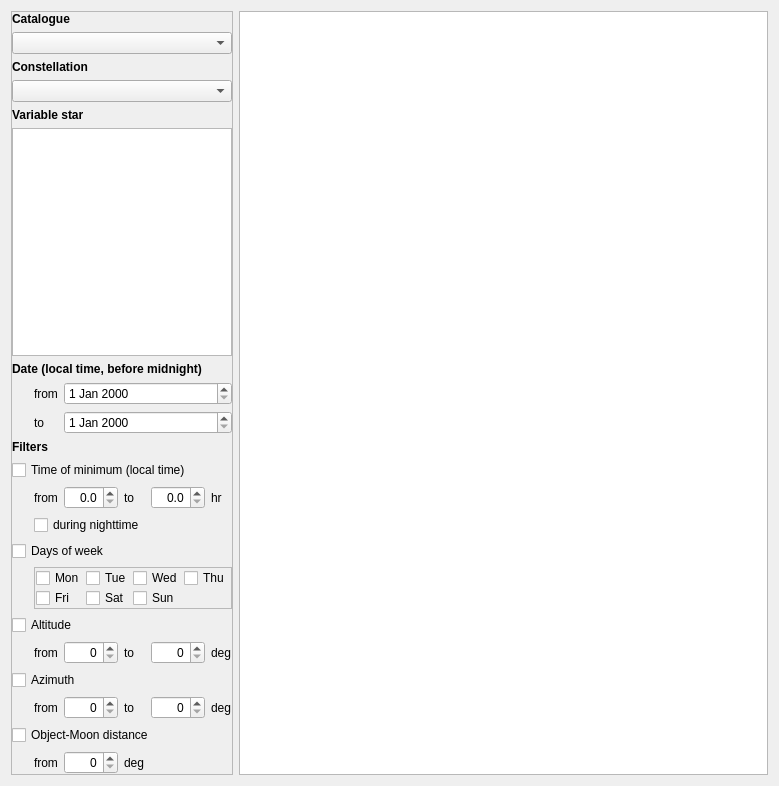
<?xml version="1.0" encoding="UTF-8"?>
<ui version="4.0">
 <class>CStarEphemerisTab</class>
 <widget class="QWidget" name="CStarEphemerisTab">
  <property name="geometry">
   <rect>
    <x>0</x>
    <y>0</y>
    <width>779</width>
    <height>786</height>
   </rect>
  </property>
  <property name="windowTitle">
   <string>Form</string>
  </property>
  <layout class="QHBoxLayout" name="horizontalLayout">
   <item>
    <widget class="QFrame" name="toolBox">
     <property name="maximumSize">
      <size>
       <width>222</width>
       <height>16777215</height>
      </size>
     </property>
     <property name="frameShape">
      <enum>QFrame::StyledPanel</enum>
     </property>
     <property name="frameShadow">
      <enum>QFrame::Raised</enum>
     </property>
     <layout class="QVBoxLayout" name="verticalLayout_2">
      <property name="leftMargin">
       <number>0</number>
      </property>
      <property name="topMargin">
       <number>0</number>
      </property>
      <property name="rightMargin">
       <number>0</number>
      </property>
      <property name="bottomMargin">
       <number>0</number>
      </property>
      <item>
       <widget class="QLabel" name="catalogLabel">
        <property name="font">
         <font>
          <bold>true</bold>
         </font>
        </property>
        <property name="text">
         <string>Catalogue</string>
        </property>
       </widget>
      </item>
      <item>
       <widget class="QComboBox" name="catalogCombo"/>
      </item>
      <item>
       <widget class="QLabel" name="consLabel">
        <property name="font">
         <font>
          <bold>true</bold>
         </font>
        </property>
        <property name="text">
         <string>Constellation</string>
        </property>
       </widget>
      </item>
      <item>
       <widget class="QComboBox" name="consCombo"/>
      </item>
      <item>
       <widget class="QLabel" name="varsLabel">
        <property name="font">
         <font>
          <bold>true</bold>
         </font>
        </property>
        <property name="text">
         <string>Variable star</string>
        </property>
       </widget>
      </item>
      <item>
       <widget class="QListWidget" name="varsList"/>
      </item>
      <item>
       <widget class="QLabel" name="dateLabel">
        <property name="font">
         <font>
          <bold>true</bold>
         </font>
        </property>
        <property name="text">
         <string>Date (local time, before midnight)</string>
        </property>
       </widget>
      </item>
      <item>
       <layout class="QGridLayout" name="gridLayout_2">
        <item row="1" column="1">
         <widget class="QLabel" name="dateToLabel">
          <property name="sizePolicy">
           <sizepolicy hsizetype="Fixed" vsizetype="Preferred">
            <horstretch>0</horstretch>
            <verstretch>0</verstretch>
           </sizepolicy>
          </property>
          <property name="text">
           <string>to</string>
          </property>
         </widget>
        </item>
        <item row="0" column="1">
         <widget class="QLabel" name="dateFromLabel">
          <property name="sizePolicy">
           <sizepolicy hsizetype="Fixed" vsizetype="Preferred">
            <horstretch>0</horstretch>
            <verstretch>0</verstretch>
           </sizepolicy>
          </property>
          <property name="text">
           <string>from</string>
          </property>
         </widget>
        </item>
        <item row="1" column="2">
         <widget class="QDateEdit" name="dateToEdit"/>
        </item>
        <item row="0" column="2">
         <widget class="QDateEdit" name="dateFromEdit"/>
        </item>
        <item row="0" column="0">
         <widget class="QLabel" name="spacerLabel">
          <property name="minimumSize">
           <size>
            <width>16</width>
            <height>0</height>
           </size>
          </property>
          <property name="maximumSize">
           <size>
            <width>16</width>
            <height>16777215</height>
           </size>
          </property>
          <property name="text">
           <string/>
          </property>
         </widget>
        </item>
       </layout>
      </item>
      <item>
       <widget class="QLabel" name="filtersLabel">
        <property name="font">
         <font>
          <bold>true</bold>
         </font>
        </property>
        <property name="text">
         <string>Filters</string>
        </property>
       </widget>
      </item>
      <item>
       <layout class="QGridLayout" name="gridLayout">
        <item row="5" column="0" colspan="6">
         <widget class="QCheckBox" name="altCheck">
          <property name="text">
           <string>Altitude</string>
          </property>
         </widget>
        </item>
        <item row="1" column="5">
         <widget class="QLabel" name="timeUnitLabel">
          <property name="text">
           <string>hr</string>
          </property>
         </widget>
        </item>
        <item row="6" column="4">
         <widget class="QSpinBox" name="altToEdit">
          <property name="alignment">
           <set>Qt::AlignRight|Qt::AlignTrailing|Qt::AlignVCenter</set>
          </property>
          <property name="maximum">
           <number>90</number>
          </property>
         </widget>
        </item>
        <item row="0" column="0" colspan="6">
         <widget class="QCheckBox" name="timeCheck">
          <property name="text">
           <string>Time of minimum (local time)</string>
          </property>
         </widget>
        </item>
        <item row="3" column="0" colspan="6">
         <widget class="QCheckBox" name="dowCheck">
          <property name="text">
           <string>Days of week</string>
          </property>
         </widget>
        </item>
        <item row="1" column="3">
         <widget class="QLabel" name="timeToLabel">
          <property name="text">
           <string>to</string>
          </property>
         </widget>
        </item>
        <item row="4" column="1" colspan="5">
         <widget class="QFrame" name="frame">
          <property name="frameShape">
           <enum>QFrame::StyledPanel</enum>
          </property>
          <property name="frameShadow">
           <enum>QFrame::Raised</enum>
          </property>
          <layout class="QGridLayout" name="gridLayout_3">
           <property name="leftMargin">
            <number>0</number>
           </property>
           <property name="topMargin">
            <number>0</number>
           </property>
           <property name="rightMargin">
            <number>0</number>
           </property>
           <property name="bottomMargin">
            <number>0</number>
           </property>
           <property name="spacing">
            <number>0</number>
           </property>
           <item row="0" column="1">
            <widget class="QCheckBox" name="dowTuesdayCheck">
             <property name="sizePolicy">
              <sizepolicy hsizetype="Fixed" vsizetype="Fixed">
               <horstretch>0</horstretch>
               <verstretch>0</verstretch>
              </sizepolicy>
             </property>
             <property name="text">
              <string>Tue</string>
             </property>
            </widget>
           </item>
           <item row="1" column="0">
            <widget class="QCheckBox" name="dowFridayCheck">
             <property name="sizePolicy">
              <sizepolicy hsizetype="Fixed" vsizetype="Fixed">
               <horstretch>0</horstretch>
               <verstretch>0</verstretch>
              </sizepolicy>
             </property>
             <property name="text">
              <string>Fri</string>
             </property>
            </widget>
           </item>
           <item row="0" column="0">
            <widget class="QCheckBox" name="dowMondayCheck">
             <property name="sizePolicy">
              <sizepolicy hsizetype="Fixed" vsizetype="Fixed">
               <horstretch>0</horstretch>
               <verstretch>0</verstretch>
              </sizepolicy>
             </property>
             <property name="text">
              <string>Mon</string>
             </property>
            </widget>
           </item>
           <item row="1" column="1">
            <widget class="QCheckBox" name="dowSaturdayCheck">
             <property name="sizePolicy">
              <sizepolicy hsizetype="Fixed" vsizetype="Fixed">
               <horstretch>0</horstretch>
               <verstretch>0</verstretch>
              </sizepolicy>
             </property>
             <property name="text">
              <string>Sat</string>
             </property>
            </widget>
           </item>
           <item row="0" column="2">
            <widget class="QCheckBox" name="dowWednesdayCheck">
             <property name="sizePolicy">
              <sizepolicy hsizetype="Fixed" vsizetype="Fixed">
               <horstretch>0</horstretch>
               <verstretch>0</verstretch>
              </sizepolicy>
             </property>
             <property name="text">
              <string>Wed</string>
             </property>
            </widget>
           </item>
           <item row="1" column="2">
            <widget class="QCheckBox" name="dowSundayCheck">
             <property name="sizePolicy">
              <sizepolicy hsizetype="Fixed" vsizetype="Fixed">
               <horstretch>0</horstretch>
               <verstretch>0</verstretch>
              </sizepolicy>
             </property>
             <property name="text">
              <string>Sun</string>
             </property>
            </widget>
           </item>
           <item row="0" column="3">
            <widget class="QCheckBox" name="dowThursdayCheck">
             <property name="sizePolicy">
              <sizepolicy hsizetype="Fixed" vsizetype="Fixed">
               <horstretch>0</horstretch>
               <verstretch>0</verstretch>
              </sizepolicy>
             </property>
             <property name="text">
              <string>Thu</string>
             </property>
            </widget>
           </item>
          </layout>
         </widget>
        </item>
        <item row="2" column="1" colspan="5">
         <widget class="QCheckBox" name="nightCheck">
          <property name="text">
           <string>during nighttime</string>
          </property>
         </widget>
        </item>
        <item row="6" column="1">
         <widget class="QLabel" name="altFromLabel">
          <property name="sizePolicy">
           <sizepolicy hsizetype="Fixed" vsizetype="Preferred">
            <horstretch>0</horstretch>
            <verstretch>0</verstretch>
           </sizepolicy>
          </property>
          <property name="text">
           <string>from</string>
          </property>
         </widget>
        </item>
        <item row="1" column="4">
         <widget class="QDoubleSpinBox" name="timeToEdit">
          <property name="alignment">
           <set>Qt::AlignRight|Qt::AlignTrailing|Qt::AlignVCenter</set>
          </property>
          <property name="decimals">
           <number>1</number>
          </property>
          <property name="maximum">
           <double>24.000000000000000</double>
          </property>
          <property name="singleStep">
           <double>0.500000000000000</double>
          </property>
         </widget>
        </item>
        <item row="6" column="5">
         <widget class="QLabel" name="altUnitLabel">
          <property name="sizePolicy">
           <sizepolicy hsizetype="Fixed" vsizetype="Preferred">
            <horstretch>0</horstretch>
            <verstretch>0</verstretch>
           </sizepolicy>
          </property>
          <property name="text">
           <string>deg</string>
          </property>
         </widget>
        </item>
        <item row="1" column="2">
         <widget class="QDoubleSpinBox" name="timeFromEdit">
          <property name="alignment">
           <set>Qt::AlignRight|Qt::AlignTrailing|Qt::AlignVCenter</set>
          </property>
          <property name="decimals">
           <number>1</number>
          </property>
          <property name="maximum">
           <double>24.000000000000000</double>
          </property>
          <property name="singleStep">
           <double>0.500000000000000</double>
          </property>
         </widget>
        </item>
        <item row="1" column="1">
         <widget class="QLabel" name="timeFromLabel">
          <property name="text">
           <string>from</string>
          </property>
         </widget>
        </item>
        <item row="1" column="0">
         <widget class="QLabel" name="spacerLabel_2">
          <property name="minimumSize">
           <size>
            <width>16</width>
            <height>0</height>
           </size>
          </property>
          <property name="maximumSize">
           <size>
            <width>16</width>
            <height>16777215</height>
           </size>
          </property>
          <property name="text">
           <string/>
          </property>
         </widget>
        </item>
        <item row="6" column="3">
         <widget class="QLabel" name="altToLabel">
          <property name="sizePolicy">
           <sizepolicy hsizetype="Fixed" vsizetype="Preferred">
            <horstretch>0</horstretch>
            <verstretch>0</verstretch>
           </sizepolicy>
          </property>
          <property name="text">
           <string>to</string>
          </property>
         </widget>
        </item>
        <item row="8" column="3">
         <widget class="QLabel" name="aziToLabel">
          <property name="sizePolicy">
           <sizepolicy hsizetype="Fixed" vsizetype="Preferred">
            <horstretch>0</horstretch>
            <verstretch>0</verstretch>
           </sizepolicy>
          </property>
          <property name="text">
           <string>to</string>
          </property>
         </widget>
        </item>
        <item row="8" column="5">
         <widget class="QLabel" name="aziUnitLabel">
          <property name="sizePolicy">
           <sizepolicy hsizetype="Fixed" vsizetype="Preferred">
            <horstretch>0</horstretch>
            <verstretch>0</verstretch>
           </sizepolicy>
          </property>
          <property name="text">
           <string>deg</string>
          </property>
         </widget>
        </item>
        <item row="10" column="2">
         <widget class="QSpinBox" name="omdFromEdit">
          <property name="alignment">
           <set>Qt::AlignRight|Qt::AlignTrailing|Qt::AlignVCenter</set>
          </property>
          <property name="maximum">
           <number>180</number>
          </property>
          <property name="singleStep">
           <number>5</number>
          </property>
         </widget>
        </item>
        <item row="10" column="3">
         <widget class="QLabel" name="omdUnitLabel">
          <property name="sizePolicy">
           <sizepolicy hsizetype="Fixed" vsizetype="Preferred">
            <horstretch>0</horstretch>
            <verstretch>0</verstretch>
           </sizepolicy>
          </property>
          <property name="text">
           <string>deg</string>
          </property>
         </widget>
        </item>
        <item row="10" column="1">
         <widget class="QLabel" name="omdFromLabel">
          <property name="sizePolicy">
           <sizepolicy hsizetype="Fixed" vsizetype="Preferred">
            <horstretch>0</horstretch>
            <verstretch>0</verstretch>
           </sizepolicy>
          </property>
          <property name="text">
           <string>from</string>
          </property>
         </widget>
        </item>
        <item row="8" column="1">
         <widget class="QLabel" name="aziFromLabel">
          <property name="sizePolicy">
           <sizepolicy hsizetype="Fixed" vsizetype="Preferred">
            <horstretch>0</horstretch>
            <verstretch>0</verstretch>
           </sizepolicy>
          </property>
          <property name="text">
           <string>from</string>
          </property>
         </widget>
        </item>
        <item row="8" column="2">
         <widget class="QSpinBox" name="aziFromEdit">
          <property name="alignment">
           <set>Qt::AlignRight|Qt::AlignTrailing|Qt::AlignVCenter</set>
          </property>
          <property name="maximum">
           <number>360</number>
          </property>
          <property name="singleStep">
           <number>45</number>
          </property>
         </widget>
        </item>
        <item row="8" column="4">
         <widget class="QSpinBox" name="aziToEdit">
          <property name="alignment">
           <set>Qt::AlignRight|Qt::AlignTrailing|Qt::AlignVCenter</set>
          </property>
          <property name="maximum">
           <number>360</number>
          </property>
          <property name="singleStep">
           <number>45</number>
          </property>
         </widget>
        </item>
        <item row="9" column="0" colspan="6">
         <widget class="QCheckBox" name="omdCheck">
          <property name="text">
           <string>Object-Moon distance</string>
          </property>
         </widget>
        </item>
        <item row="7" column="0" colspan="6">
         <widget class="QCheckBox" name="aziCheck">
          <property name="text">
           <string>Azimuth</string>
          </property>
         </widget>
        </item>
        <item row="6" column="2">
         <widget class="QSpinBox" name="altFromEdit">
          <property name="alignment">
           <set>Qt::AlignRight|Qt::AlignTrailing|Qt::AlignVCenter</set>
          </property>
          <property name="maximum">
           <number>90</number>
          </property>
         </widget>
        </item>
       </layout>
      </item>
     </layout>
    </widget>
   </item>
   <item>
    <widget class="QFrame" name="mainFrame">
     <property name="sizePolicy">
      <sizepolicy hsizetype="Expanding" vsizetype="Expanding">
       <horstretch>0</horstretch>
       <verstretch>0</verstretch>
      </sizepolicy>
     </property>
     <property name="minimumSize">
      <size>
       <width>1</width>
       <height>1</height>
      </size>
     </property>
     <layout class="QVBoxLayout" name="verticalLayout">
      <property name="spacing">
       <number>0</number>
      </property>
      <property name="leftMargin">
       <number>0</number>
      </property>
      <property name="topMargin">
       <number>0</number>
      </property>
      <property name="rightMargin">
       <number>0</number>
      </property>
      <property name="bottomMargin">
       <number>0</number>
      </property>
      <item>
       <widget class="QTableView" name="tableView">
        <property name="sizePolicy">
         <sizepolicy hsizetype="Expanding" vsizetype="Expanding">
          <horstretch>1</horstretch>
          <verstretch>0</verstretch>
         </sizepolicy>
        </property>
       </widget>
      </item>
     </layout>
    </widget>
   </item>
  </layout>
 </widget>
 <resources/>
 <connections/>
</ui>
